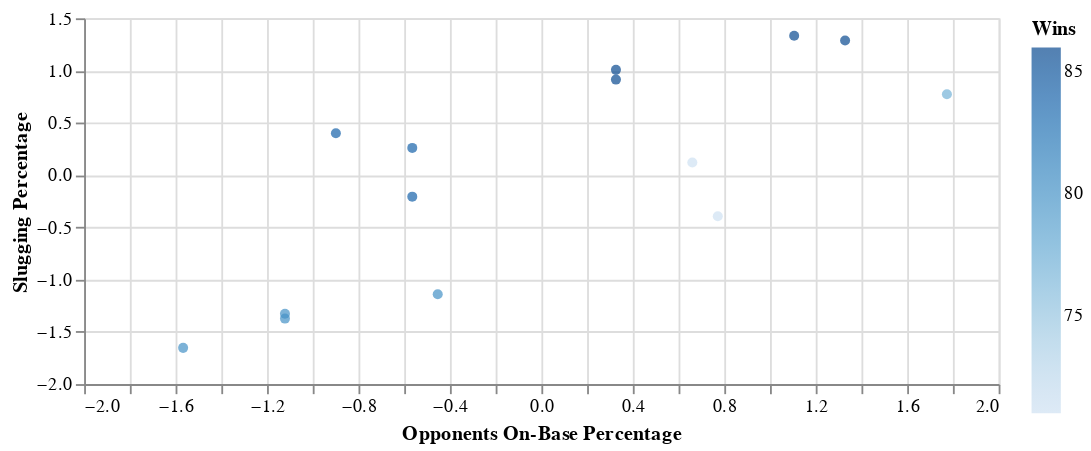

The code cell stored with this chart in its notebook:
### Code cell
c2 = alt.Chart(df_4).mark_circle().encode(
    x="Opponents On-Base Percentage",
    y="Slugging Percentage",
    color=alt.Color("pred", title="Wins"),
    tooltip = ("Year", "Playoffs", "Slugging Percentage", "Opponents On-Base Percentage")
).properties(
    width=500,
    height=200,
)

c2

### Figure 1 — Vega-Lite specification as saved in the notebook (floating-point values rounded to 4 significant figures)
{"config": {"view": {"continuousWidth": 400, "continuousHeight": 300}}, "data": {"name": "data-d3748d2d0c3fbe7ed8d9312f1058de95"}, "mark": "circle", "encoding": {"color": {"field": "pred", "title": "Wins", "type": "quantitative"}, "tooltip": [{"field": "Year", "type": "quantitative"}, {"field": "Playoffs", "type": "quantitative"}, {"field": "Slugging Percentage", "type": "quantitative"}, {"field": "Opponents On-Base Percentage", "type": "quantitative"}], "x": {"field": "Opponents On-Base Percentage", "type": "quantitative"}, "y": {"field": "Slugging Percentage", "type": "quantitative"}}, "height": 200, "width": 500, "$schema": "https://vega.github.io/schema/vega-lite/v4.17.0.json", "datasets": {"data-d3748d2d0c3fbe7ed8d9312f1058de95": [{"Team": "LAD", "League": "NL", "Year": 2012, "Runs Scored": 637, "Runs Allowed": 597, "Wins": 86, "On-Base Percentage": 31.7, "Slugging Percentage": -1.373, "Batting Average": 25.2, "Playoffs": 0, "RankSeason": null, "RankPlayoffs": null, "Games Played": 162, "Opponents On-Base Percentage": -1.122, "Opponents Slugging Percentage": 36.4, "pred": 80}, {"Team": "LAD", "League": "NL", "Year": 2011, "Runs Scored": 644, "Runs Allowed": 612, "Wins": 82, "On-Base Percentage": 32.2, "Slugging Percentage": -1.327, "Batting Average": 25.7, "Playoffs": 0, "RankSeason": null, "RankPlayoffs": null, "Games Played": 161, "Opponents On-Base Percentage": -1.122, "Opponents Slugging Percentage": 37.1, "pred": 80}, {"Team": "LAD", "League": "NL", "Year": 2010, "Runs Scored": 667, "Runs Allowed": 692, "Wins": 80, "On-Base Percentage": 32.2, "Slugging Percentage": -1.14, "Batting Average": 25.2, "Playoffs": 0, "RankSeason": null, "RankPlayoffs": null, "Games Played": 162, "Opponents On-Base Percentage": -0.4534, "Opponents Slugging Percentage": 37.8, "pred": 80}, {"Team": "LAD", "League": "NL", "Year": 2009, "Runs Scored": 780, "Runs Allowed": 611, "Wins": 95, "On-Base Percentage": 34.6, "Slugging Percentage": 0.4, "Batting Average": 27.0, "Playoffs": 1, "RankSeason": 3.0, "RankPlayoffs": 3.0, "Games Played": 162, "Opponents On-Base Percentage": -0.8988, "Opponents Slugging Percentage": 36.1, "pred": 84}, {"Team": "LAD", "League": "NL", "Year": 2008, "Runs Scored": 700, "Runs Allowed": 648, "Wins": 84, "On-Base Percentage": 33.3, "Slugging Percentage": -0.2067, "Batting Average": 26.4, "Playoffs": 1, "RankSeason": 7.0, "RankPlayoffs": 3.0, "Games Played": 162, "Opponents On-Base Percentage": -0.5648, "Opponents Slugging Percentage": 37.6, "pred": 84}, {"Team": "LAD", "League": "NL", "Year": 2007, "Runs Scored": 735, "Runs Allowed": 727, "Wins": 82, "On-Base Percentage": 33.7, "Slugging Percentage": 0.12, "Batting Average": 27.5, "Playoffs": 0, "RankSeason": null, "RankPlayoffs": null, "Games Played": 162, "Opponents On-Base Percentage": 0.6602, "Opponents Slugging Percentage": 39.9, "pred": 71}, {"Team": "LAD", "League": "NL", "Year": 2006, "Runs Scored": 820, "Runs Allowed": 751, "Wins": 88, "On-Base Percentage": 34.8, "Slugging Percentage": 1.333, "Batting Average": 27.6, "Playoffs": 1, "RankSeason": 5.0, "RankPlayoffs": 4.0, "Games Played": 162, "Opponents On-Base Percentage": 1.106, "Opponents Slugging Percentage": 41.8, "pred": 86}, {"Team": "LAD", "League": "NL", "Year": 2005, "Runs Scored": 685, "Runs Allowed": 755, "Wins": 71, "On-Base Percentage": 32.6, "Slugging Percentage": -0.3934, "Batting Average": 25.3, "Playoffs": 0, "RankSeason": null, "RankPlayoffs": null, "Games Played": 162, "Opponents On-Base Percentage": 0.7716, "Opponents Slugging Percentage": 42.9, "pred": 71}, {"Team": "LAD", "League": "NL", "Year": 2004, "Runs Scored": 761, "Runs Allowed": 684, "Wins": 93, "On-Base Percentage": 33.2, "Slugging Percentage": 0.9134, "Batting Average": 26.2, "Playoffs": 1, "RankSeason": 5.0, "RankPlayoffs": 4.0, "Games Played": 162, "Opponents On-Base Percentage": 0.3261, "Opponents Slugging Percentage": 40.8, "pred": 86}, {"Team": "LAD", "League": "NL", "Year": 2003, "Runs Scored": 574, "Runs Allowed": 556, "Wins": 85, "On-Base Percentage": 30.3, "Slugging Percentage": -1.653, "Batting Average": 24.3, "Playoffs": 0, "RankSeason": null, "RankPlayoffs": null, "Games Played": 162, "Opponents On-Base Percentage": -1.567, "Opponents Slugging Percentage": 35.4, "pred": 80}, {"Team": "LAD", "League": "NL", "Year": 2002, "Runs Scored": 713, "Runs Allowed": 643, "Wins": 92, "On-Base Percentage": 32.0, "Slugging Percentage": 0.26, "Batting Average": 26.4, "Playoffs": 0, "RankSeason": null, "RankPlayoffs": null, "Games Played": 162, "Opponents On-Base Percentage": -0.5648, "Opponents Slugging Percentage": 38.7, "pred": 84}, {"Team": "LAD", "League": "NL", "Year": 2001, "Runs Scored": 758, "Runs Allowed": 744, "Wins": 86, "On-Base Percentage": 32.3, "Slugging Percentage": 1.007, "Batting Average": 25.5, "Playoffs": 0, "RankSeason": null, "RankPlayoffs": null, "Games Played": 162, "Opponents On-Base Percentage": 0.3261, "Opponents Slugging Percentage": 41.1, "pred": 86}, {"Team": "LAD", "League": "NL", "Year": 2000, "Runs Scored": 798, "Runs Allowed": 729, "Wins": 86, "On-Base Percentage": 34.1, "Slugging Percentage": 1.287, "Batting Average": 25.7, "Playoffs": 0, "RankSeason": null, "RankPlayoffs": null, "Games Played": 162, "Opponents On-Base Percentage": 1.328, "Opponents Slugging Percentage": 40.7, "pred": 86}, {"Team": "LAD", "League": "NL", "Year": 1999, "Runs Scored": 793, "Runs Allowed": 787, "Wins": 77, "On-Base Percentage": 33.9, "Slugging Percentage": 0.7734, "Batting Average": 26.6, "Playoffs": 0, "RankSeason": null, "RankPlayoffs": null, "Games Played": 162, "Opponents On-Base Percentage": 1.774, "Opponents Slugging Percentage": 42.2, "pred": 77}]}}
